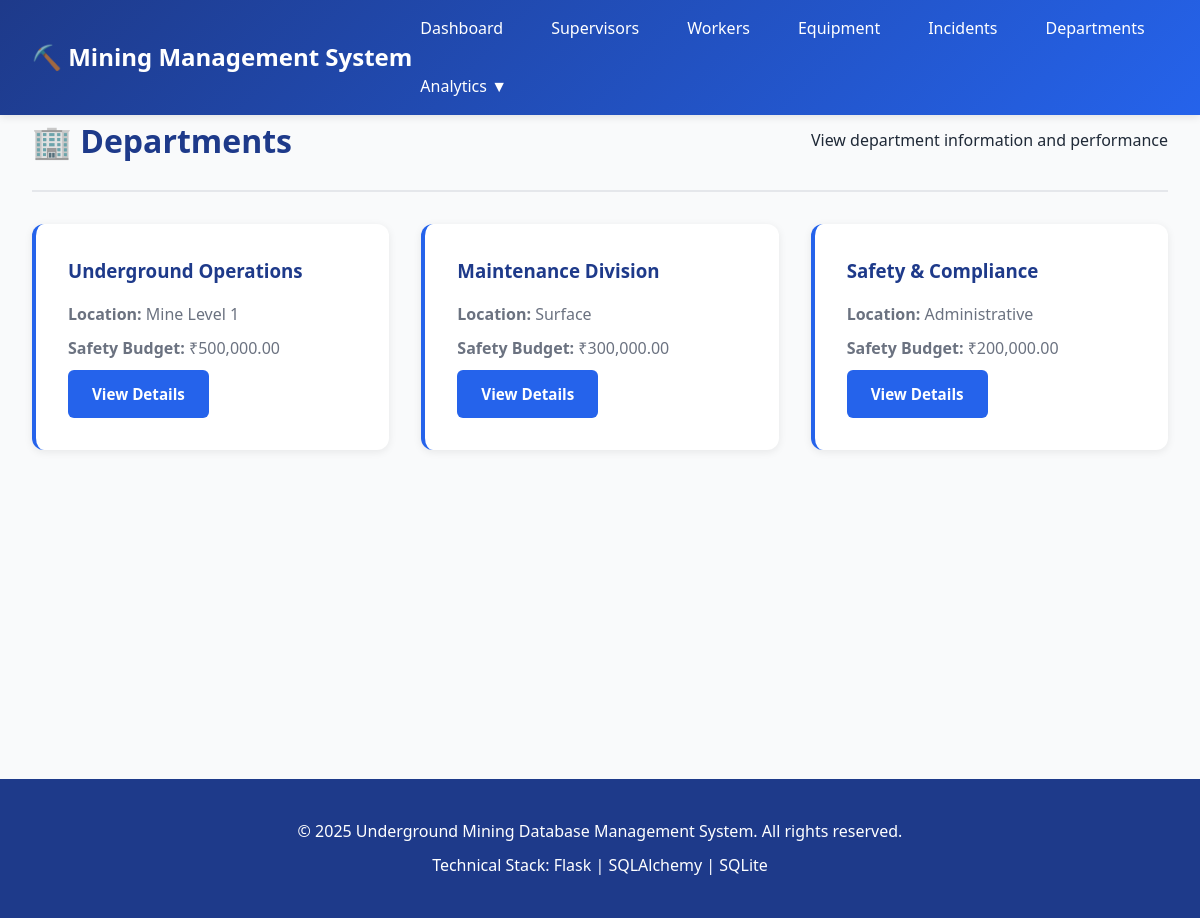
The page /departments on the database its author committed.
### app.py (models this page shows)
class Department(db.Model):
    __tablename__ = 'Department'
    DepartmentID = db.Column(db.Integer, primary_key=True, autoincrement=True)
    DeptName = db.Column(db.String(50), unique=True, nullable=False)
    Location = db.Column(db.String(100))
    HeadSupervisor = db.Column(db.Integer)
    SafetyBudget = db.Column(db.Float)

### app.py (the view)
@app.route('/departments')
@handle_errors
def departments_list():
    departments = Department.query.all()
    return render_template('departments.html', departments=departments)

### app.py (called while the page is built)
def handle_errors(f):
    @wraps(f)
    def decorated_function(*args, **kwargs):
        try:
            return f(*args, **kwargs)
        except Exception as e:
            print(f"Error: {str(e)}")
            print(traceback.format_exc())
            flash(f"Error: {str(e)}", "error")
            return redirect(url_for('index'))
    return decorated_function

@app.context_processor
def inject_helpers():
    def get_worker(worker_id):
        return Worker.query.get(worker_id) if worker_id else None
    def get_equipment(equip_id):
        return Equipment.query.get(equip_id) if equip_id else None
    return dict(get_worker=get_worker, get_equipment=get_equipment)

### templates/departments.html (shortened to what this page needs)
{% extends "base.html" %}
{% block content %}
<div class="page-header">
    <h2>🏢 Departments</h2>
    <p>View department information and performance</p>
</div>
{% if departments %}
<div class="cards-grid">
    {% for dept in departments %}
    <div class="card">
        <h3>{{ dept.DeptName }}</h3>
        <p><strong>Location:</strong> {{ dept.Location or 'N/A' }}</p>
        <p><strong>Safety Budget:</strong> ₹{{ "{:,.2f}".format(dept.SafetyBudget) if dept.SafetyBudget else 'N/A' }}</p>
        <a href="{{ url_for('department_detail', dept_id=dept.DepartmentID) }}" class="btn btn-primary">View Details</a>
    </div>
    {% endfor %}
</div>
{% else %}
<div class="empty-state">
    <p>No departments found. <a href="{{ url_for('init_database') }}">Initialize database</a> to load sample data.</p>
</div>
{% endif %}
{% endblock %}

### static/css/style.css (style rules this page uses)
* { margin: 0; padding: 0; box-sizing: border-box; }
:root { --primary-color: #1e3a8a; --secondary-color: #2563eb; --success-color: #10b981; --warning-color: #f59e0b; --danger-color: #ef4444; --critical-color: #dc2626; --light-bg: #f9fafb; --border-color: #e5e7eb; --text-color: #1f2937; --text-light: #6b7280; }
body { font-family: 'Segoe UI', Tahoma, Geneva, Verdana, sans-serif; background-color: var(--light-bg); color: var(--text-color); line-height: 1.6; }
.btn { padding: 0.75rem 1.5rem; border: none; border-radius: 6px; cursor: pointer; text-decoration: none; font-weight: 600; transition: all 0.3s; display: inline-block; font-size: 0.95rem; }
.btn-primary { background: var(--secondary-color); color: white; }
.page-header { display: flex; justify-content: space-between; align-items: center; margin-bottom: 2rem; padding-bottom: 1.5rem; border-bottom: 2px solid var(--border-color); }
.page-header h2 { font-size: 2rem; color: var(--primary-color); }
.cards-grid { display: grid; grid-template-columns: repeat(auto-fill, minmax(300px, 1fr)); gap: 2rem; margin: 2rem 0; }
.card { background: white; padding: 2rem; border-radius: 12px; box-shadow: 0 2px 8px rgba(0,0,0,0.08); border-left: 4px solid var(--secondary-color); transition: all 0.3s; }
.card h3 { color: var(--primary-color); margin-bottom: 1rem; }
.card p { margin: 0.5rem 0; color: var(--text-light); }

### rows shown on the page
Department: DeptName "Underground Operations", Location "Mine Level 1", SafetyBudget "500,000.00"
Department: DeptName "Maintenance Division", Location "Surface", SafetyBudget "300,000.00"
Department: DeptName "Safety & Compliance", Location "Administrative", SafetyBudget "200,000.00"
